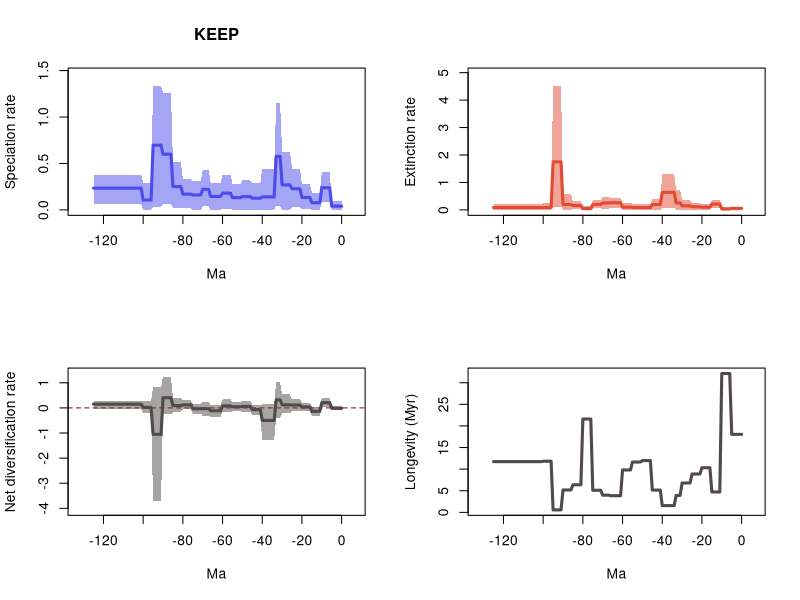

Recreate this plot in R.
# 20 files combined:
# 	../Results/Species/5_MA_bins_EXT_EP_FT/pyrate_mcmc_logs/Occ_sp_Squali_10_G_KEEP_BDS_marginal_rates.log
# 	../Results/Species/5_MA_bins_EXT_EP_FT/pyrate_mcmc_logs/Occ_sp_Squali_11_G_KEEP_BDS_marginal_rates.log
# 	../Results/Species/5_MA_bins_EXT_EP_FT/pyrate_mcmc_logs/Occ_sp_Squali_12_G_KEEP_BDS_marginal_rates.log
# 	../Results/Species/5_MA_bins_EXT_EP_FT/pyrate_mcmc_logs/Occ_sp_Squali_13_G_KEEP_BDS_marginal_rates.log
# 	../Results/Species/5_MA_bins_EXT_EP_FT/pyrate_mcmc_logs/Occ_sp_Squali_14_G_KEEP_BDS_marginal_rates.log
# 	../Results/Species/5_MA_bins_EXT_EP_FT/pyrate_mcmc_logs/Occ_sp_Squali_15_G_KEEP_BDS_marginal_rates.log
# 	../Results/Species/5_MA_bins_EXT_EP_FT/pyrate_mcmc_logs/Occ_sp_Squali_16_G_KEEP_BDS_marginal_rates.log
# 	../Results/Species/5_MA_bins_EXT_EP_FT/pyrate_mcmc_logs/Occ_sp_Squali_17_G_KEEP_BDS_marginal_rates.log
# 	../Results/Species/5_MA_bins_EXT_EP_FT/pyrate_mcmc_logs/Occ_sp_Squali_18_G_KEEP_BDS_marginal_rates.log
# 	../Results/Species/5_MA_bins_EXT_EP_FT/pyrate_mcmc_logs/Occ_sp_Squali_19_G_KEEP_BDS_marginal_rates.log
# 	../Results/Species/5_MA_bins_EXT_EP_FT/pyrate_mcmc_logs/Occ_sp_Squali_1_G_KEEP_BDS_marginal_rates.log
# 	../Results/Species/5_MA_bins_EXT_EP_FT/pyrate_mcmc_logs/Occ_sp_Squali_20_G_KEEP_BDS_marginal_rates.log
# 	../Results/Species/5_MA_bins_EXT_EP_FT/pyrate_mcmc_logs/Occ_sp_Squali_2_G_KEEP_BDS_marginal_rates.log
# 	../Results/Species/5_MA_bins_EXT_EP_FT/pyrate_mcmc_logs/Occ_sp_Squali_3_G_KEEP_BDS_marginal_rates.log
# 	../Results/Species/5_MA_bins_EXT_EP_FT/pyrate_mcmc_logs/Occ_sp_Squali_4_G_KEEP_BDS_marginal_rates.log
# 	../Results/Species/5_MA_bins_EXT_EP_FT/pyrate_mcmc_logs/Occ_sp_Squali_5_G_KEEP_BDS_marginal_rates.log
# 	../Results/Species/5_MA_bins_EXT_EP_FT/pyrate_mcmc_logs/Occ_sp_Squali_6_G_KEEP_BDS_marginal_rates.log
# 	../Results/Species/5_MA_bins_EXT_EP_FT/pyrate_mcmc_logs/Occ_sp_Squali_7_G_KEEP_BDS_marginal_rates.log
# 	../Results/Species/5_MA_bins_EXT_EP_FT/pyrate_mcmc_logs/Occ_sp_Squali_8_G_KEEP_BDS_marginal_rates.log
# 	../Results/Species/5_MA_bins_EXT_EP_FT/pyrate_mcmc_logs/Occ_sp_Squali_9_G_KEEP_BDS_marginal_rates.log

# 95% HPDs calculated using code from Biopy (https://www.cs.auckland.ac.nz/~yhel002/biopy/)

pdf(file='../Results/Species/5_MA_bins_EXT_EP_FT/pyrate_mcmc_logs/Occ_sp_Squali_10_G_KEEP_BDS_marginal_rates_RTT.pdf',width=10.8, height=8.4)
par(mfrow=c(2,2))
library(scales)
L_hpd_m95=c(2.02111382e-06, 2.02111382e-06,2.02111382e-06,2.02111382e-06,2.02111382e-06,2.02111382e-06,0.085564319945246,0.085564319945246,0.085564319945246,0.085564319945246,0.085564319945246,6.726625042e-06,6.726625042e-06,6.726625042e-06,6.726625042e-06,6.726625042e-06,0.006306879258616,0.006306879258616,0.006306879258616,0.006306879258616,0.006306879258616,0.032754512884747,0.032754512884747,0.032754512884747,0.032754512884747,0.032754512884747,5.3255863665e-05,5.3255863665e-05,5.3255863665e-05,5.3255863665e-05,5.3255863665e-05,0.041673933591364,0.041673933591364,0.041673933591364,3.77421292e-07,3.77421292e-07,3.77421292e-07,3.77421292e-07,3.77421292e-07,3.77421292e-07,3.77421292e-07,9.43217678e-07,9.43217678e-07,9.43217678e-07,9.43217678e-07,9.43217678e-07,0.000298249727318,0.000298249727318,0.000298249727318,0.000298249727318,0.000298249727318,0.000596179071777,0.000596179071777,0.000596179071777,0.000596179071777,0.000596179071777,0.013981495276718,0.013981495276718,0.013981495276718,0.013981495276718,0.013981495276718,3.040028014e-06,3.040028014e-06,3.040028014e-06,3.040028014e-06,3.040028014e-06,3.040028014e-06,0.037365105572949,0.037365105572949,0.037365105572949,0.037365105572949,9.0845764356e-05,9.0845764356e-05,9.0845764356e-05,9.0845764356e-05,9.0845764356e-05,0.020164018869006,0.020164018869006,0.020164018869006,0.020164018869006,0.020164018869006,0.017498828386304,0.017498828386304,0.017498828386304,0.017498828386304,0.017498828386304,0.062955939018504,0.062955939018504,0.062955939018504,0.062955939018504,0.062955939018504,0.03568793385284,0.03568793385284,0.03568793385284,0.03568793385284,0.03568793385284,7.64362735e-06,7.64362735e-06,7.64362735e-06,7.64362735e-06,7.64362735e-06,0.067916783007509,0.067916783007509,0.067916783007509,0.067916783007509,0.067916783007509,0.067916783007509,0.067916783007509,0.067916783007509,0.067916783007509,0.067916783007509,0.067916783007509,0.067916783007509,0.067916783007509,0.067916783007509,0.067916783007509,0.067916783007509,0.067916783007509,0.067916783007509,0.067916783007509,0.067916783007509,0.067916783007509,0.067916783007509,0.067916783007509,0.067916783007509,0.067916783007509)
L_hpd_M95=c(0.098305286041478, 0.098305286041478,0.098305286041478,0.098305286041478,0.098305286041478,0.098305286041478,0.412559388527829,0.412559388527829,0.412559388527829,0.412559388527829,0.412559388527829,0.182204128624648,0.182204128624648,0.182204128624648,0.182204128624648,0.182204128624648,0.274940179909752,0.274940179909752,0.274940179909752,0.274940179909752,0.274940179909752,0.44137227236639,0.44137227236639,0.44137227236639,0.44137227236639,0.44137227236639,0.627664592603526,0.627664592603526,0.627664592603526,0.627664592603526,0.627664592603526,1.146578219713504,1.146578219713504,1.146578219713504,0.438171744363286,0.438171744363286,0.438171744363286,0.438171744363286,0.438171744363286,0.438171744363286,0.438171744363286,0.286375668809872,0.286375668809872,0.286375668809872,0.286375668809872,0.286375668809872,0.318077238309744,0.318077238309744,0.318077238309744,0.318077238309744,0.318077238309744,0.281464227317741,0.281464227317741,0.281464227317741,0.281464227317741,0.281464227317741,0.375324599580903,0.375324599580903,0.375324599580903,0.375324599580903,0.375324599580903,0.293737316012598,0.293737316012598,0.293737316012598,0.293737316012598,0.293737316012598,0.293737316012598,0.431921227199548,0.431921227199548,0.431921227199548,0.431921227199548,0.30778449679426,0.30778449679426,0.30778449679426,0.30778449679426,0.30778449679426,0.328891226681361,0.328891226681361,0.328891226681361,0.328891226681361,0.328891226681361,0.51142292076907,0.51142292076907,0.51142292076907,0.51142292076907,0.51142292076907,1.259984403308912,1.259984403308912,1.259984403308912,1.259984403308912,1.259984403308912,1.334963145301781,1.334963145301781,1.334963145301781,1.334963145301781,1.334963145301781,0.288989953751293,0.288989953751293,0.288989953751293,0.288989953751293,0.288989953751293,0.379771880151095,0.379771880151095,0.379771880151095,0.379771880151095,0.379771880151095,0.379771880151095,0.379771880151095,0.379771880151095,0.379771880151095,0.379771880151095,0.379771880151095,0.379771880151095,0.379771880151095,0.379771880151095,0.379771880151095,0.379771880151095,0.379771880151095,0.379771880151095,0.379771880151095,0.379771880151095,0.379771880151095,0.379771880151095,0.379771880151095,0.379771880151095,0.379771880151095)
M_hpd_m95=c(0.009458003686661, 0.009458003686661,0.009458003686661,0.009458003686661,0.009458003686661,0.009458003686661,2.429202411e-06,2.429202411e-06,2.429202411e-06,2.429202411e-06,2.429202411e-06,0.070694522781295,0.070694522781295,0.070694522781295,0.070694522781295,0.070694522781295,9.56772084e-07,9.56772084e-07,9.56772084e-07,9.56772084e-07,9.56772084e-07,0.000166682701054,0.000166682701054,0.000166682701054,0.000166682701054,0.000166682701054,2.5479044666e-05,2.5479044666e-05,2.5479044666e-05,2.5479044666e-05,2.5479044666e-05,2.028486784e-05,2.028486784e-05,2.028486784e-05,0.077536168976705,0.077536168976705,0.077536168976705,0.077536168976705,0.077536168976705,0.077536168976705,0.077536168976705,8.794790594e-05,8.794790594e-05,8.794790594e-05,8.794790594e-05,8.794790594e-05,2.858157928e-06,2.858157928e-06,2.858157928e-06,2.858157928e-06,2.858157928e-06,1.627872188e-05,1.627872188e-05,1.627872188e-05,1.627872188e-05,1.627872188e-05,6.10889096e-06,6.10889096e-06,6.10889096e-06,6.10889096e-06,6.10889096e-06,0.075402769651031,0.075402769651031,0.075402769651031,0.075402769651031,0.075402769651031,0.075402769651031,0.043182461507141,0.043182461507141,0.043182461507141,0.043182461507141,0.051917426026013,0.051917426026013,0.051917426026013,0.051917426026013,0.051917426026013,3.06049728e-07,3.06049728e-07,3.06049728e-07,3.06049728e-07,3.06049728e-07,0.0198744419118,0.0198744419118,0.0198744419118,0.0198744419118,0.0198744419118,8.836719036e-06,8.836719036e-06,8.836719036e-06,8.836719036e-06,8.836719036e-06,0.114952050692487,0.114952050692487,0.114952050692487,0.114952050692487,0.114952050692487,3.02042265e-06,3.02042265e-06,3.02042265e-06,3.02042265e-06,3.02042265e-06,0.00226024331627,0.00226024331627,0.00226024331627,0.00226024331627,0.00226024331627,0.00226024331627,0.00226024331627,0.00226024331627,0.00226024331627,0.00226024331627,0.00226024331627,0.00226024331627,0.00226024331627,0.00226024331627,0.00226024331627,0.00226024331627,0.00226024331627,0.00226024331627,0.00226024331627,0.00226024331627,0.00226024331627,0.00226024331627,0.00226024331627,0.00226024331627,0.00226024331627)
M_hpd_M95=c(0.111549363229352, 0.111549363229352,0.111549363229352,0.111549363229352,0.111549363229352,0.111549363229352,0.09203750907581,0.09203750907581,0.09203750907581,0.09203750907581,0.09203750907581,0.368067258227961,0.368067258227961,0.368067258227961,0.368067258227961,0.368067258227961,0.206602048349582,0.206602048349582,0.206602048349582,0.206602048349582,0.206602048349582,0.249889611263352,0.249889611263352,0.249889611263352,0.249889611263352,0.249889611263352,0.357084008909785,0.357084008909785,0.357084008909785,0.357084008909785,0.357084008909785,0.706837951497437,0.706837951497437,0.706837951497437,1.290159050341139,1.290159050341139,1.290159050341139,1.290159050341139,1.290159050341139,1.290159050341139,1.290159050341139,0.382266698727464,0.382266698727464,0.382266698727464,0.382266698727464,0.382266698727464,0.199456782569114,0.199456782569114,0.199456782569114,0.199456782569114,0.199456782569114,0.226438050250164,0.226438050250164,0.226438050250164,0.226438050250164,0.226438050250164,0.244204626756155,0.244204626756155,0.244204626756155,0.244204626756155,0.244204626756155,0.449443171304046,0.449443171304046,0.449443171304046,0.449443171304046,0.449443171304046,0.449443171304046,0.463554040782003,0.463554040782003,0.463554040782003,0.463554040782003,0.352556036609636,0.352556036609636,0.352556036609636,0.352556036609636,0.352556036609636,0.129412171567297,0.129412171567297,0.129412171567297,0.129412171567297,0.129412171567297,0.315681389146569,0.315681389146569,0.315681389146569,0.315681389146569,0.315681389146569,0.578450505644177,0.578450505644177,0.578450505644177,0.578450505644177,0.578450505644177,4.516899192945328,4.516899192945328,4.516899192945328,4.516899192945328,4.516899192945328,0.244941331453503,0.244941331453503,0.244941331453503,0.244941331453503,0.244941331453503,0.210448524626839,0.210448524626839,0.210448524626839,0.210448524626839,0.210448524626839,0.210448524626839,0.210448524626839,0.210448524626839,0.210448524626839,0.210448524626839,0.210448524626839,0.210448524626839,0.210448524626839,0.210448524626839,0.210448524626839,0.210448524626839,0.210448524626839,0.210448524626839,0.210448524626839,0.210448524626839,0.210448524626839,0.210448524626839,0.210448524626839,0.210448524626839,0.210448524626839)
R_hpd_m95=c(-0.096362181172556, -0.096362181172556,-0.096362181172556,-0.096362181172556,-0.096362181172556,-0.096362181172556,0.035767270886289,0.035767270886289,0.035767270886289,0.035767270886289,0.035767270886289,-0.31987112888496,-0.31987112888496,-0.31987112888496,-0.31987112888496,-0.31987112888496,-0.126399564755606,-0.126399564755606,-0.126399564755606,-0.126399564755606,-0.126399564755606,-0.128550767715073,-0.128550767715073,-0.128550767715073,-0.128550767715073,-0.128550767715073,-0.219242788718854,-0.219242788718854,-0.219242788718854,-0.219242788718854,-0.219242788718854,-0.383733897859428,-0.383733897859428,-0.383733897859428,-1.292191840610723,-1.292191840610723,-1.292191840610723,-1.292191840610723,-1.292191840610723,-1.292191840610723,-1.292191840610723,-0.272581836522599,-0.272581836522599,-0.272581836522599,-0.272581836522599,-0.272581836522599,-0.159734721986545,-0.159734721986545,-0.159734721986545,-0.159734721986545,-0.159734721986545,-0.139678537298789,-0.139678537298789,-0.139678537298789,-0.139678537298789,-0.139678537298789,-0.152060782352735,-0.152060782352735,-0.152060782352735,-0.152060782352735,-0.152060782352735,-0.348461408262481,-0.348461408262481,-0.348461408262481,-0.348461408262481,-0.348461408262481,-0.348461408262481,-0.312466798405936,-0.312466798405936,-0.312466798405936,-0.312466798405936,-0.229923458816294,-0.229923458816294,-0.229923458816294,-0.229923458816294,-0.229923458816294,-0.041757048351295,-0.041757048351295,-0.041757048351295,-0.041757048351295,-0.041757048351295,-0.17147459566037,-0.17147459566037,-0.17147459566037,-0.17147459566037,-0.17147459566037,-0.259455540552947,-0.259455540552947,-0.259455540552947,-0.259455540552947,-0.259455540552947,-3.691707080654092,-3.691707080654092,-3.691707080654092,-3.691707080654092,-3.691707080654092,-0.214181471250679,-0.214181471250679,-0.214181471250679,-0.214181471250679,-0.214181471250679,-0.045673547150226,-0.045673547150226,-0.045673547150226,-0.045673547150226,-0.045673547150226,-0.045673547150226,-0.045673547150226,-0.045673547150226,-0.045673547150226,-0.045673547150226,-0.045673547150226,-0.045673547150226,-0.045673547150226,-0.045673547150226,-0.045673547150226,-0.045673547150226,-0.045673547150226,-0.045673547150226,-0.045673547150226,-0.045673547150226,-0.045673547150226,-0.045673547150226,-0.045673547150226,-0.045673547150226,-0.045673547150226)
R_hpd_M95=c(0.069939679015141, 0.069939679015141,0.069939679015141,0.069939679015141,0.069939679015141,0.069939679015141,0.383586507429952,0.383586507429952,0.383586507429952,0.383586507429952,0.383586507429952,0.04734667677233,0.04734667677233,0.04734667677233,0.04734667677233,0.04734667677233,0.212399483084031,0.212399483084031,0.212399483084031,0.212399483084031,0.212399483084031,0.364317040215729,0.364317040215729,0.364317040215729,0.364317040215729,0.364317040215729,0.534071034367799,0.534071034367799,0.534071034367799,0.534071034367799,0.534071034367799,1.02067638925109,1.02067638925109,1.02067638925109,0.136960295647397,0.136960295647397,0.136960295647397,0.136960295647397,0.136960295647397,0.136960295647397,0.136960295647397,0.117702292043859,0.117702292043859,0.117702292043859,0.117702292043859,0.117702292043859,0.279129472094447,0.279129472094447,0.279129472094447,0.279129472094447,0.279129472094447,0.249678159107791,0.249678159107791,0.249678159107791,0.249678159107791,0.249678159107791,0.338463300276576,0.338463300276576,0.338463300276576,0.338463300276576,0.338463300276576,0.116010350596149,0.116010350596149,0.116010350596149,0.116010350596149,0.116010350596149,0.116010350596149,0.231899141510186,0.231899141510186,0.231899141510186,0.231899141510186,0.171528605035247,0.171528605035247,0.171528605035247,0.171528605035247,0.171528605035247,0.297886222079233,0.297886222079233,0.297886222079233,0.297886222079233,0.297886222079233,0.390689905215559,0.390689905215559,0.390689905215559,0.390689905215559,0.390689905215559,1.244813950453122,1.244813950453122,1.244813950453122,1.244813950453122,1.244813950453122,0.814966471545494,0.814966471545494,0.814966471545494,0.814966471545494,0.814966471545494,0.280529634618363,0.280529634618363,0.280529634618363,0.280529634618363,0.280529634618363,0.294107498309809,0.294107498309809,0.294107498309809,0.294107498309809,0.294107498309809,0.294107498309809,0.294107498309809,0.294107498309809,0.294107498309809,0.294107498309809,0.294107498309809,0.294107498309809,0.294107498309809,0.294107498309809,0.294107498309809,0.294107498309809,0.294107498309809,0.294107498309809,0.294107498309809,0.294107498309809,0.294107498309809,0.294107498309809,0.294107498309809,0.294107498309809,0.294107498309809)
L_mean=c(0.039746400926136, 0.039746400926136,0.039746400926136,0.039746400926136,0.039746400926136,0.039746400926136,0.238181676102868,0.238181676102868,0.238181676102868,0.238181676102868,0.238181676102868,0.076955268593158,0.076955268593158,0.076955268593158,0.076955268593158,0.076955268593158,0.133481081997796,0.133481081997796,0.133481081997796,0.133481081997796,0.133481081997796,0.227177929706814,0.227177929706814,0.227177929706814,0.227177929706814,0.227177929706814,0.269099631265476,0.269099631265476,0.269099631265476,0.269099631265476,0.269099631265476,0.57618309284555,0.57618309284555,0.57618309284555,0.139995095299328,0.139995095299328,0.139995095299328,0.139995095299328,0.139995095299328,0.139995095299328,0.139995095299328,0.125606958341415,0.125606958341415,0.125606958341415,0.125606958341415,0.125606958341415,0.142862113761402,0.142862113761402,0.142862113761402,0.142862113761402,0.142862113761402,0.131979647103839,0.131979647103839,0.131979647103839,0.131979647103839,0.131979647103839,0.180678293753506,0.180678293753506,0.180678293753506,0.180678293753506,0.180678293753506,0.144385051288489,0.144385051288489,0.144385051288489,0.144385051288489,0.144385051288489,0.144385051288489,0.221568414000767,0.221568414000767,0.221568414000767,0.221568414000767,0.16102774051673,0.16102774051673,0.16102774051673,0.16102774051673,0.16102774051673,0.169449074091835,0.169449074091835,0.169449074091835,0.169449074091835,0.169449074091835,0.250328721135674,0.250328721135674,0.250328721135674,0.250328721135674,0.250328721135674,0.599029819108264,0.599029819108264,0.599029819108264,0.599029819108264,0.599029819108264,0.696885419822163,0.696885419822163,0.696885419822163,0.696885419822163,0.696885419822163,0.105829330091785,0.105829330091785,0.105829330091785,0.105829330091785,0.105829330091785,0.234099946243094,0.234099946243094,0.234099946243094,0.234099946243094,0.234099946243094,0.234099946243094,0.234099946243094,0.234099946243094,0.234099946243094,0.234099946243094,0.234099946243094,0.234099946243094,0.234099946243094,0.234099946243094,0.234099946243094,0.234099946243094,0.234099946243094,0.234099946243094,0.234099946243094,0.234099946243094,0.234099946243094,0.234099946243094,0.234099946243094,0.234099946243094,0.234099946243094)
M_mean=c(0.055379563135266, 0.055379563135266,0.055379563135266,0.055379563135266,0.055379563135266,0.055379563135266,0.031120561954834,0.031120561954834,0.031120561954834,0.031120561954834,0.031120561954834,0.211864996570858,0.211864996570858,0.211864996570858,0.211864996570858,0.211864996570858,0.09677049348628,0.09677049348628,0.09677049348628,0.09677049348628,0.09677049348628,0.112758507471559,0.112758507471559,0.112758507471559,0.112758507471559,0.112758507471559,0.147190116568504,0.147190116568504,0.147190116568504,0.147190116568504,0.147190116568504,0.255458016528108,0.255458016528108,0.255458016528108,0.639448556523258,0.639448556523258,0.639448556523258,0.639448556523258,0.639448556523258,0.639448556523258,0.639448556523258,0.193816505646798,0.193816505646798,0.193816505646798,0.193816505646798,0.193816505646798,0.083408732882285,0.083408732882285,0.083408732882285,0.083408732882285,0.083408732882285,0.085829552517391,0.085829552517391,0.085829552517391,0.085829552517391,0.085829552517391,0.101878317777213,0.101878317777213,0.101878317777213,0.101878317777213,0.101878317777213,0.259847525102903,0.259847525102903,0.259847525102903,0.259847525102903,0.259847525102903,0.259847525102903,0.251396309106199,0.251396309106199,0.251396309106199,0.251396309106199,0.195685961174021,0.195685961174021,0.195685961174021,0.195685961174021,0.195685961174021,0.046309904858145,0.046309904858145,0.046309904858145,0.046309904858145,0.046309904858145,0.15677055096721,0.15677055096721,0.15677055096721,0.15677055096721,0.15677055096721,0.19298157270526,0.19298157270526,0.19298157270526,0.19298157270526,0.19298157270526,1.749453741303479,1.749453741303479,1.749453741303479,1.749453741303479,1.749453741303479,0.084527798299813,0.084527798299813,0.084527798299813,0.084527798299813,0.084527798299813,0.085202128281556,0.085202128281556,0.085202128281556,0.085202128281556,0.085202128281556,0.085202128281556,0.085202128281556,0.085202128281556,0.085202128281556,0.085202128281556,0.085202128281556,0.085202128281556,0.085202128281556,0.085202128281556,0.085202128281556,0.085202128281556,0.085202128281556,0.085202128281556,0.085202128281556,0.085202128281556,0.085202128281556,0.085202128281556,0.085202128281556,0.085202128281556,0.085202128281556)
R_mean=c(-0.01563316220913, -0.01563316220913,-0.01563316220913,-0.01563316220913,-0.01563316220913,-0.01563316220913,0.207061114148034,0.207061114148034,0.207061114148034,0.207061114148034,0.207061114148034,-0.1349097279777,-0.1349097279777,-0.1349097279777,-0.1349097279777,-0.1349097279777,0.036710588511516,0.036710588511516,0.036710588511516,0.036710588511516,0.036710588511516,0.114419422235256,0.114419422235256,0.114419422235256,0.114419422235256,0.114419422235256,0.121909514696972,0.121909514696972,0.121909514696972,0.121909514696972,0.121909514696972,0.320725076317442,0.320725076317442,0.320725076317442,-0.49945346122393,-0.49945346122393,-0.49945346122393,-0.49945346122393,-0.49945346122393,-0.49945346122393,-0.49945346122393,-0.068209547305384,-0.068209547305384,-0.068209547305384,-0.068209547305384,-0.068209547305384,0.059453380879117,0.059453380879117,0.059453380879117,0.059453380879117,0.059453380879117,0.046150094586448,0.046150094586448,0.046150094586448,0.046150094586448,0.046150094586448,0.078799975976292,0.078799975976292,0.078799975976292,0.078799975976292,0.078799975976292,-0.115462473814413,-0.115462473814413,-0.115462473814413,-0.115462473814413,-0.115462473814413,-0.115462473814413,-0.029827895105432,-0.029827895105432,-0.029827895105432,-0.029827895105432,-0.03465822065729,-0.03465822065729,-0.03465822065729,-0.03465822065729,-0.03465822065729,0.12313916923369,0.12313916923369,0.12313916923369,0.12313916923369,0.12313916923369,0.093558170168464,0.093558170168464,0.093558170168464,0.093558170168464,0.093558170168464,0.406048246403003,0.406048246403003,0.406048246403003,0.406048246403003,0.406048246403003,-1.052568321481316,-1.052568321481316,-1.052568321481316,-1.052568321481316,-1.052568321481316,0.021301531791972,0.021301531791972,0.021301531791972,0.021301531791972,0.021301531791972,0.148897817961538,0.148897817961538,0.148897817961538,0.148897817961538,0.148897817961538,0.148897817961538,0.148897817961538,0.148897817961538,0.148897817961538,0.148897817961538,0.148897817961538,0.148897817961538,0.148897817961538,0.148897817961538,0.148897817961538,0.148897817961538,0.148897817961538,0.148897817961538,0.148897817961538,0.148897817961538,0.148897817961538,0.148897817961538,0.148897817961538,0.148897817961538,0.148897817961538)
trans=0.5
age=(0:(126-1))* -1
plot(age,age,type = 'n', ylim = c(0, 1.4684594598319591), xlim = c(-132.3,6.300000000000001), ylab = 'Speciation rate', xlab = 'Ma',main='KEEP' )
polygon(c(age, rev(age)), c(L_hpd_M95, rev(L_hpd_m95)), col = alpha("#4c4cec",trans), border = NA)
lines(rev(age), rev(L_mean), col = "#4c4cec", lwd=3)
plot(age,age,type = 'n', ylim = c(0, 4.968589112239861), xlim = c(-132.3,6.300000000000001), ylab = 'Extinction rate', xlab = 'Ma' )
polygon(c(age, rev(age)), c(M_hpd_M95, rev(M_hpd_m95)), col = alpha("#e34a33",trans), border = NA)
lines(rev(age), rev(M_mean), col = "#e34a33", lwd=3)
plot(age,age,type = 'n', ylim = c(-4.060877788719502, 1.3692953454984342), xlim = c(-132.3,6.300000000000001), ylab = 'Net diversification rate', xlab = 'Ma' )
abline(h=0,lty=2,col="darkred")
polygon(c(age, rev(age)), c(R_hpd_M95, rev(R_hpd_m95)), col = alpha("#504A4B",trans), border = NA)
lines(rev(age), rev(R_mean), col = "#504A4B", lwd=3)
plot(age,rev(1/M_mean),type = 'n', xlim = c(-132.3,6.300000000000001), ylab = 'Longevity (Myr)', xlab = 'Ma' )
lines(rev(age), rev(1/M_mean), col = "#504A4B", lwd=3)
n <- dev.off()
